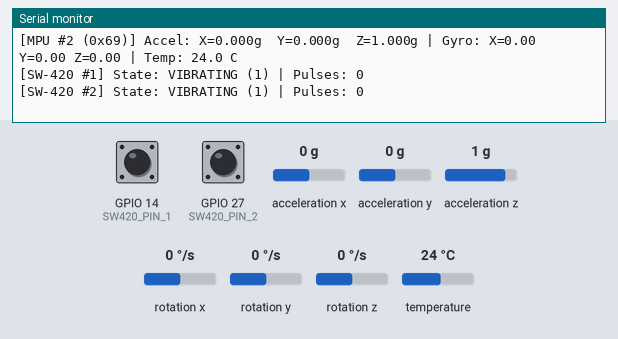
Bench run of a sketch on a simulated ESP32. On the bench: the last lines printed to the serial monitor. The inputs (shaded band) are chosen by the test bench; at power-on: GPIO 14 (SW420_PIN_1) HIGH, acceleration x 0 g, GPIO 27 (SW420_PIN_2) HIGH, acceleration y 0 g, acceleration z 1 g, rotation x 0 °/s, rotation y 0 °/s, rotation z 0 °/s, temperature 24 °C.

Above: at 4.2 s.
4.3 s: GPIO 14 (SW420_PIN_1) pulled LOW for 0.25 s
6.0 s: acceleration x set to -1.4 g
At 6.29 s:
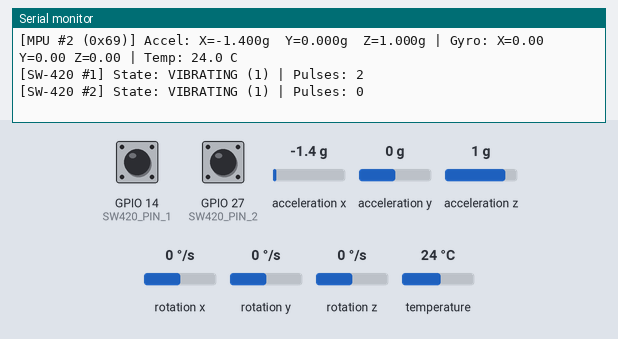
7.5 s: GPIO 27 (SW420_PIN_2) pulled LOW for 0.25 s
At 7.99 s:
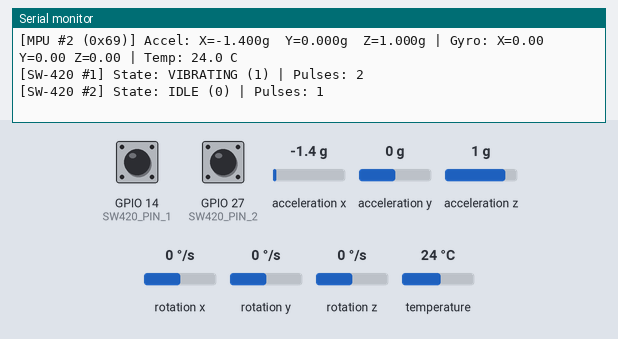
9.2 s: acceleration y set to -1.4 g
At 9.26 s:
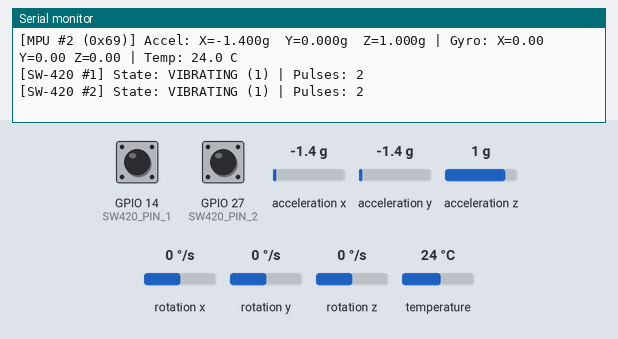
10.7 s: GPIO 14 (SW420_PIN_1) pulled LOW for 1 s
13.2 s: GPIO 27 (SW420_PIN_2) pulled LOW for 1 s
At 13.49 s:
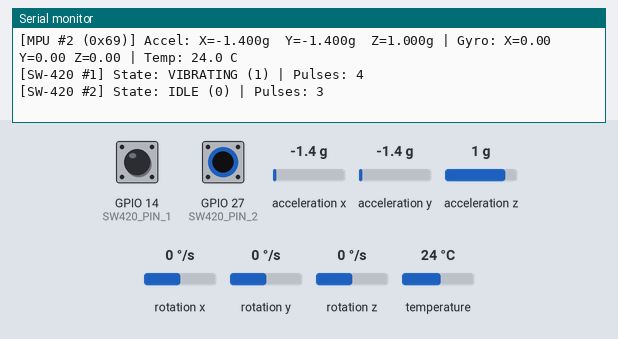
Timing chart, 0 to 16.2 s (numbered marks = the images above; inputs shaded):
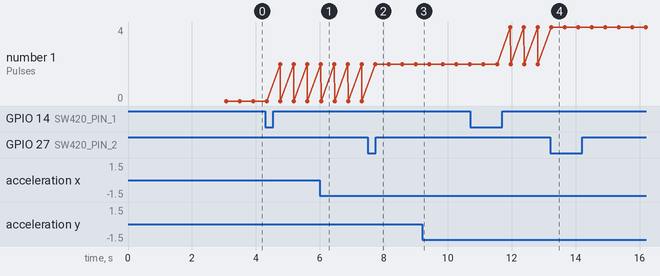

The sketch:

esp32_hardware_test.ino
```cpp
/*
 * ═══════════════════════════════════════════════════════════════════
 *  SHM — ESP32 Sensor Hardware Diagnostic & Test Firmware
 * ═══════════════════════════════════════════════════════════════════
 *  SAME BOARD CONNECTIONS:
 *    • MPU6050 #1 (0x68) : SDA -> GPIO 21, SCL -> GPIO 22, AD0 -> GND
 *    • MPU6050 #2 (0x69) : SDA -> GPIO 21, SCL -> GPIO 22, AD0 -> 3.3V
 *    • SW-420  #1        : DO  -> GPIO 14
 *    • SW-420  #2        : DO  -> GPIO 27
 *    • VCC -> 3.3V (or 5V if sensor board has 3.3V regulator)
 *    • GND -> GND
 *
 *  PURPOSE:
 *    Run this sketch and open Arduino IDE Serial Monitor (115200 baud)
 *    to visually verify that all sensors are detected and responding.
 * ═══════════════════════════════════════════════════════════════════
 */

#include <Wire.h>
#include <Adafruit_MPU6050.h>
#include <Adafruit_Sensor.h>

#define SDA_PIN      21
#define SCL_PIN      22
#define SW420_PIN_1  14
#define SW420_PIN_2  27

Adafruit_MPU6050 mpu1;
Adafruit_MPU6050 mpu2;

bool mpu1_found = false;
bool mpu2_found = false;

volatile int count1 = 0;
volatile int count2 = 0;

void IRAM_ATTR onVib1() { count1++; }
void IRAM_ATTR onVib2() { count2++; }

// Helper function: Scan I2C bus to check wiring
void scanI2CBus() {
  Serial.println("\n--- Scanning I2C Bus on SDA: 21, SCL: 22 ---");
  byte count = 0;
  for (byte i = 1; i < 127; i++) {
    Wire.beginTransmission(i);
    if (Wire.endTransmission() == 0) {
      Serial.print("  [+] I2C device detected at address: 0x");
      if (i < 16) Serial.print("0");
      Serial.print(i, HEX);
      if (i == 0x68) Serial.print("  <-- MPU6050 #1 (AD0 = GND)");
      if (i == 0x69) Serial.print("  <-- MPU6050 #2 (AD0 = 3.3V)");
      Serial.println();
      count++;
    }
  }
  if (count == 0) {
    Serial.println("  [!] NO I2C devices found! Check 3.3V, GND, SDA (21), and SCL (22).");
  }
  Serial.println("--------------------------------------------\n");
}

void setup() {
  Serial.begin(115200);
  delay(1000);

  Serial.println("==================================================");
  Serial.println("  SHM ESP32 HARDWARE DIAGNOSTIC TEST");
  Serial.println("==================================================");

  // Initialize I2C
  Wire.begin(SDA_PIN, SCL_PIN);
  scanI2CBus();

  // Initialize MPU6050 #1
  Serial.print("Initializing MPU6050 #1 (0x68)... ");
  if (mpu1.begin(0x68)) {
    mpu1_found = true;
    mpu1.setAccelerometerRange(MPU6050_RANGE_2_G);
    mpu1.setGyroRange(MPU6050_RANGE_500_DEG);
    mpu1.setFilterBandwidth(MPU6050_BAND_21_HZ);
    Serial.println("SUCCESS [OK]");
  } else {
    Serial.println("FAILED! (Check wires & AD0 -> GND)");
  }

  // Initialize MPU6050 #2
  Serial.print("Initializing MPU6050 #2 (0x69)... ");
  if (mpu2.begin(0x69)) {
    mpu2_found = true;
    mpu2.setAccelerometerRange(MPU6050_RANGE_2_G);
    mpu2.setGyroRange(MPU6050_RANGE_500_DEG);
    mpu2.setFilterBandwidth(MPU6050_BAND_21_HZ);
    Serial.println("SUCCESS [OK]");
  } else {
    Serial.println("FAILED! (Check wires & AD0 -> 3.3V)");
  }

  // Initialize SW-420 pins
  pinMode(SW420_PIN_1, INPUT);
  pinMode(SW420_PIN_2, INPUT);
  attachInterrupt(digitalPinToInterrupt(SW420_PIN_1), onVib1, CHANGE);
  attachInterrupt(digitalPinToInterrupt(SW420_PIN_2), onVib2, CHANGE);
  Serial.println("SW-420 Vibration interrupts attached to GPIO 14 & 27.");

  Serial.println("\nBeginning live sensor data stream in 2 seconds...");
  Serial.println("==================================================\n");
  delay(2000);
}

void loop() {
  int sw1 = digitalRead(SW420_PIN_1);
  int sw2 = digitalRead(SW420_PIN_2);

  noInterrupts();
  int pulse1 = count1;
  int pulse2 = count2;
  interrupts();

  Serial.println("--------------------------------------------------");

  // MPU6050 #1 Readings
  if (mpu1_found) {
    sensors_event_t a1, g1, t1;
    mpu1.getEvent(&a1, &g1, &t1);
    float ax1 = a1.acceleration.x / 9.81;
    float ay1 = a1.acceleration.y / 9.81;
    float az1 = a1.acceleration.z / 9.81;

    Serial.printf("[MPU #1 (0x68)] Accel: X=%.3fg  Y=%.3fg  Z=%.3fg | Gyro: X=%.2f Y=%.2f Z=%.2f | Temp: %.1f C\n",
                  ax1, ay1, az1, g1.gyro.x, g1.gyro.y, g1.gyro.z, t1.temperature);
  } else {
    Serial.println("[MPU #1 (0x68)] NOT CONNECTED");
  }

  // MPU6050 #2 Readings
  if (mpu2_found) {
    sensors_event_t a2, g2, t2;
    mpu2.getEvent(&a2, &g2, &t2);
    float ax2 = a2.acceleration.x / 9.81;
    float ay2 = a2.acceleration.y / 9.81;
    float az2 = a2.acceleration.z / 9.81;

    Serial.printf("[MPU #2 (0x69)] Accel: X=%.3fg  Y=%.3fg  Z=%.3fg | Gyro: X=%.2f Y=%.2f Z=%.2f | Temp: %.1f C\n",
                  ax2, ay2, az2, g2.gyro.x, g2.gyro.y, g2.gyro.z, t2.temperature);
  } else {
    Serial.println("[MPU #2 (0x69)] NOT CONNECTED");
  }

  // SW-420 Readings
  Serial.printf("[SW-420 #1] State: %s (%d) | Pulses: %d\n", sw1 ? "VIBRATING" : "IDLE", sw1, pulse1);
  Serial.printf("[SW-420 #2] State: %s (%d) | Pulses: %d\n", sw2 ? "VIBRATING" : "IDLE", sw2, pulse2);

  delay(400); // 400ms update rate for comfortable reading
}
```

Measured:
- after the input at 6.0 s, the serial monitor: prints a new line at once (image 1)
- after the input at 7.5 s, the serial monitor: prints a new line after 0.23 s (image 2)
- after the input at 13.2 s, the serial monitor: prints a new line at once (image 4)
